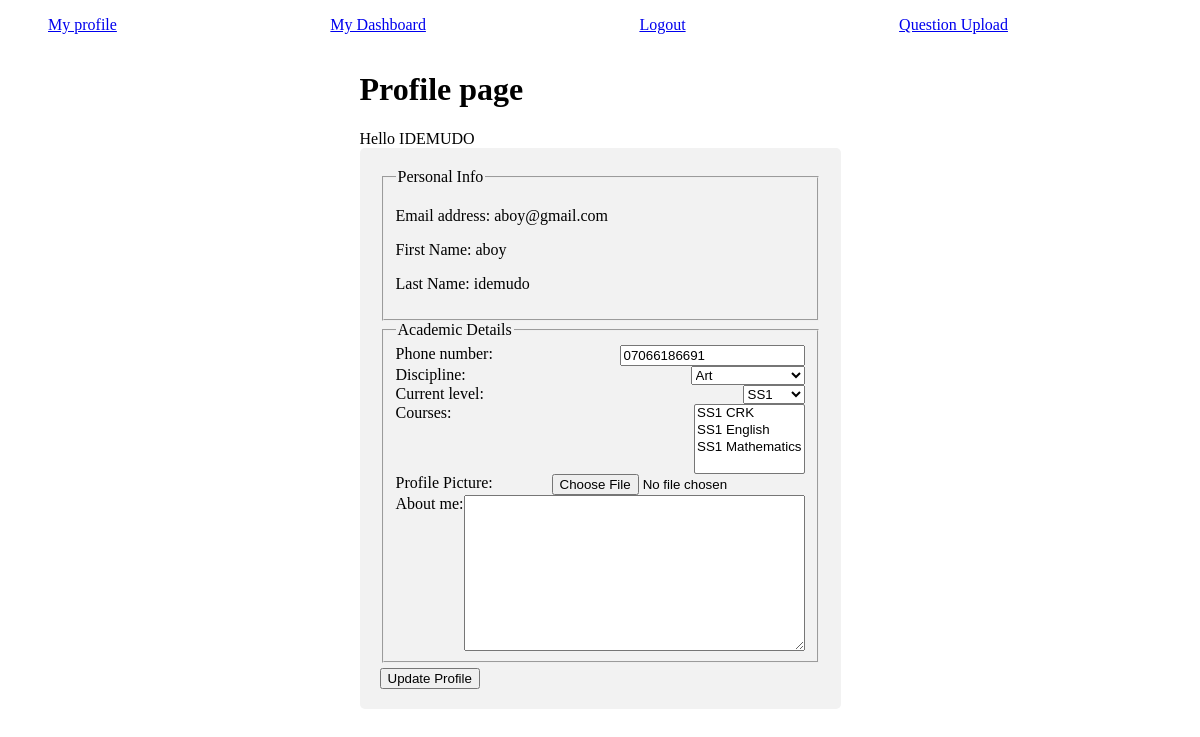
The app's page /auth1/profile/2/ (signed in) with its own data.
### auth1/models.py (models this page shows)
class User(AbstractUser):
    first_name = models.CharField(max_length=30, blank=False)
    last_name = models.CharField(max_length=30, blank=False)
    email = models.EmailField(unique=True, blank=False)
    is_student = models.BooleanField('Are you a student?',blank=False)
    USERNAME_FIELD = 'email'
    REQUIRED_FIELDS = ['first_name','last_name','username','is_student']
    def __str__(self):
        return self.email

class Profile(models.Model):
    user = models.OneToOneField(settings.AUTH_USER_MODEL, on_delete=models.CASCADE)
    phone_number = models.CharField(blank=True, max_length=16)
    discipline = models.ForeignKey(Discipline, on_delete=models.CASCADE, null=True)
    courses = models.ManyToManyField(Courses)
    current_level = models.ForeignKey(Level, on_delete=models.CASCADE, null=True)
    profile_pics = models.ImageField('Profile Picture',upload_to='./static/profile', null=True)
    about_me = RichTextField(blank=True,null=True)
    def __str__(self):
        return str(self.user)
    def to_dict(self):
        return {
            'user':self.user,
            'phone_number':self.phone_number,
            'discipline':self.discipline,
            'courses':self.courses,
            'current_level':self.current_level
        }

### auth1/views.py (the view, shortened to what this page needs)
# urls.py: path('profile/<int:id>/',view=vi.profile,name='profile'),
@login_required(login_url='/auth/login/')
def profile(request,id):
    print(f'recieved args: {id}')
    try:
        profile = Profile.objects.get(user__id = id)
        print(f'profile found')
    except:
        profile = Profile(user=request.user)
        print(f'profile created')
        profile.save()
    print(f'this is profile {profile}')
    form = ProfileForm(data=profile.to_dict(), instance=profile)
    context = {
        'profile':profile,
        'form':form,
        'user':request.user
    }
    return render(request, 'profile.html',context)

### auth1/forms.py
class ProfileForm(forms.ModelForm):
    class Meta:
        model = Profile
        fields = ['phone_number','discipline','current_level','courses','profile_pics','about_me']
        widgets = {
            'profile_pics':forms.FileInput(attrs={'required':False}),
        }

### cbt_app/models.py (called while the page is built)
    def __str__(self):
        return self.name

    def __str__(self):
        return self.name

    def __str__(self):
        return self.level.name +' '+ self.name

### templates/profile.html (shortened to what this page needs)
{% extends 'base.html' %}
{% block content %}
<div class="forms" >
    <div>
    <h1>Profile page</h1>
    Hello {{user.last_name|upper}}
</div>
    <form enctype="multipart/form-data" action="{% url 'auth1:profile' user.id %}" method="post" style="border-radius: 5px; width: fit-content; background-color: #f2f2f2; padding: 20px;">
        <fieldset>
            <legend>Personal Info</legend>
            <p>Email address: {{user.email}}</p>
            <p>First Name: {{user.first_name}}</p>
            <p>Last Name: {{user.last_name}}</p>
        </fieldset>
        <fieldset>
            <legend>Academic Details</legend>
            {% for field in form %}
            <div style="display: flex; justify-content: space-between; ">
                {{field.label_tag}}
                {{ field }}
            </div>
            {% endfor %}
        </fieldset>
        <input type="submit" value="Update Profile" style="margin-top: .4em;">
    </form>
</div>
{% endblock%}

### records on screen
User: last_name "IDEMUDO", email "aboy@gmail.com", first_name "aboy", last_name "idemudo"
Profile: form "07066186691" "Art" "SS1"

### other values on screen
{{ field.label_tag }} "Phone number:" "Discipline:" "Current level:" "Courses:" "Profile Picture:" "About me:"
